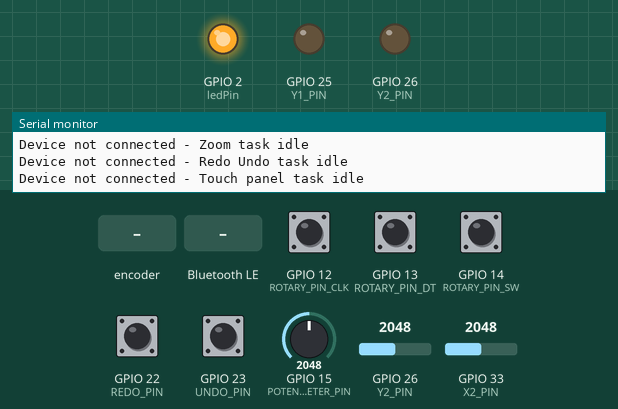
Recording of a program running on a simulated ESP32. Shown: output pins drawn as LEDs (lit = HIGH), the last lines printed to the serial monitor. Dashed ring = blinking. The inputs (shaded band) are chosen by the test bench; at power-on: GPIO 12 (ROTARY_PIN_CLK), GPIO 13 (ROTARY_PIN_DT), GPIO 14 (ROTARY_PIN_SW), GPIO 22 (REDO_PIN), GPIO 23 (UNDO_PIN) HIGH, GPIO 26 (Y2_PIN) = 2048, GPIO 15 (POTENTIOMETER_PIN) = 2048, GPIO 33 (X2_PIN) = 2048. Nothing arrives over Bluetooth unless stated; a phone connects over Bluetooth LE 3 s after start.

Above: at 1.2 s.
1.3 s: GPIO 26 (Y2_PIN) set to 1228
At 3.75 s:
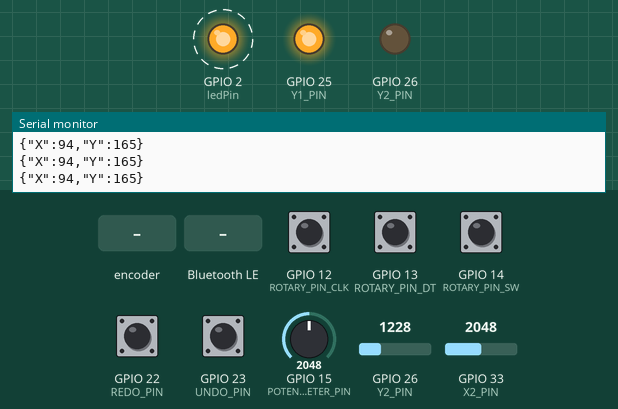
4.3 s: rotary encoder on GPIO 12 (ROTARY_PIN_CLK) / GPIO 13 (ROTARY_PIN_DT) turned 1 step (first pin leading)
7.3 s: GPIO 14 (ROTARY_PIN_SW) pulled LOW for 0.15 s
10.3 s: GPIO 22 (REDO_PIN) pulled LOW for 0.15 s
At 10.37 s:
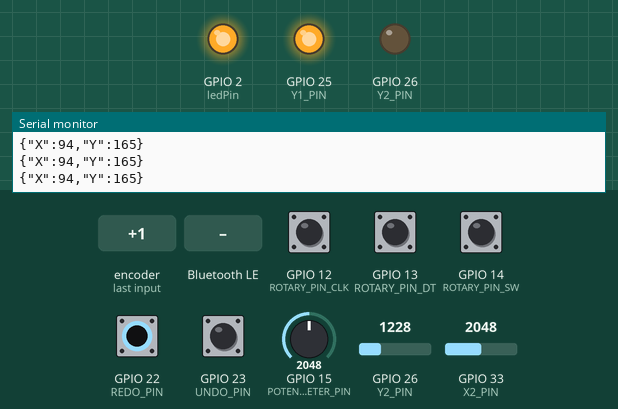
13.3 s: GPIO 23 (UNDO_PIN) pulled LOW for 0.15 s
16.3 s: Bluetooth LE write "0" received
Timing chart, 0 to 20.3 s (numbered marks = the images above; inputs shaded):
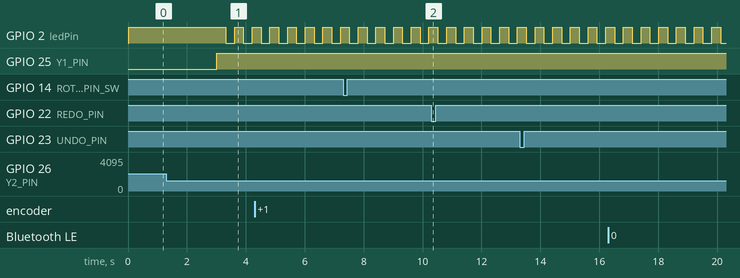

The program:

main.cpp
```cpp
#include <Arduino.h>
#include <BLEDevice.h>
#include <BLEServer.h>
#include <BLEUtils.h>
#include <BLE2902.h>
#include <Button2.h>

// BLE UUIDs
#define COORDINATES_SERVICE_UUID "12345678-1234-1234-1234-1234567890ab"
#define COORDINATES_CHAR_UUID "abcd1234-5678-9abc-def0-1234567890ab"

#define ZOOM_SERVICE_UUID "87654321-4321-4321-4321-9876543210ac"
#define ZOOM_CHAR_UUID "fedcba98-7654-3210-0987-654321fedcbb"

#define MODE_SERVICE_UUID "56781234-1234-1234-1234-1234567890ac"
#define MODE_CHAR_UUID "dcba1234-5678-9abc-def0-1234567890ac"

#define REDO_UNDO_SERVICE_UUID "98765432-4321-4321-4321-1234567890ab"
#define REDO_UNDO_CHAR_UUID "efdcba98-7654-3210-0987-654321fedcbb"

BLECharacteristic *coordinatesCharacteristic;
BLECharacteristic *zoomCharacteristic;
BLECharacteristic *modeCharacteristic;
BLECharacteristic *redoUndoCharacteristic;

bool deviceConnected = false;

// Potentiometer pin
#define POTENTIOMETER_PIN 15

// Filter size for potentiometer data
#define FILTER_SIZE 10

// Rotary Encoder pins
#define ROTARY_PIN_CLK 12
#define ROTARY_PIN_DT 13
#define ROTARY_PIN_SW 14

// REDO UNDO
#define REDO_PIN 22
#define UNDO_PIN 23

// Resistive Touch pins
#define X1_PIN 32 // Positive X
#define X2_PIN 33 // Negative X
#define Y1_PIN 25 // Positive Y
#define Y2_PIN 26 // Negative Y

int xThreshold = 700; // Threshold for X coordinate
int yThreshold = 700; // Threshold for Y coordinate
int filterSize = 3;   // moving average filter

int xReadings[3];
int yReadings[3];
int xIndex = 0;
int yIndex = 0;

// Rotary Encoder variables
volatile int mode = 0;
volatile int lastStateCLK;
volatile int stepCounter = 0;
const int stepThreshold = 1;
const int minMode = 0;
const int maxMode = 7;
int lastMode = -1;
unsigned long lastDebounceTime = 0;

// filter for potentiometer data
int filterPotentiometerData(int newValue)
{
  static int filterBuffer[FILTER_SIZE] = {0};
  static int index = 0;
  static int sum = 0;

  sum -= filterBuffer[index];

  filterBuffer[index] = newValue;
  sum += newValue;

  index = (index + 1) % FILTER_SIZE;

  return sum / FILTER_SIZE;
}

// Read the X coordinate
int readX()
{
  pinMode(Y1_PIN, INPUT_PULLDOWN); // Enable internal pull-down resistor
  pinMode(Y2_PIN, INPUT_PULLDOWN); // Enable internal pull-down resistor
  pinMode(X1_PIN, OUTPUT);
  pinMode(X2_PIN, OUTPUT);

  digitalWrite(X1_PIN, HIGH);
  digitalWrite(X2_PIN, LOW);

  int value = analogRead(Y2_PIN);

  if (value < xThreshold)
  {
    return -1; // No touch
  }

  return value;
}

// Function to read Y coordinate
int readY()
{
  pinMode(X1_PIN, INPUT_PULLDOWN);
  pinMode(X2_PIN, INPUT_PULLDOWN);
  pinMode(Y1_PIN, OUTPUT);
  pinMode(Y2_PIN, OUTPUT);

  digitalWrite(Y1_PIN, HIGH);
  digitalWrite(Y2_PIN, LOW);

  int value = analogRead(X2_PIN);

  if (value < yThreshold)
  {
    return -1; // No touch
  }

  return value;
}

int getAverageX(int newX)
{
  xReadings[xIndex] = newX;
  xIndex = (xIndex + 1) % filterSize;

  int sumX = 0;
  for (int i = 0; i < filterSize; i++)
  {
    sumX += xReadings[i];
  }
  return sumX / filterSize;
}

int getAverageY(int newY)
{
  yReadings[yIndex] = newY;
  yIndex = (yIndex + 1) % filterSize;

  int sumY = 0;
  for (int i = 0; i < filterSize; i++)
  {
    sumY += yReadings[i];
  }
  return sumY / filterSize;
}

void IRAM_ATTR handleRotation()
{
  const unsigned long debounceDelay = 2; // 5ms debounce time
  int currentStateCLK = digitalRead(ROTARY_PIN_CLK);

  if ((millis() - lastDebounceTime) > debounceDelay) // Debounce Check
  {
    if (currentStateCLK != lastStateCLK && currentStateCLK == HIGH)
    {
      int stateDT = digitalRead(ROTARY_PIN_DT);
      if (stateDT != currentStateCLK)
      {
        stepCounter++; // Clockwise
      }
      else
      {
        stepCounter--; // Counterclockwise
      }

      if (stepCounter >= stepThreshold)
      {
        mode++;             // Increment mode
        if (mode > maxMode) // Wrap around to 0 if mode exceeds maxMode (7)
        {
          mode = minMode;
        }
        stepCounter = 0;
      }

      if (stepCounter <= -stepThreshold)
      {
        mode--;             // Decrement mode
        if (mode < minMode) // Wrap around to maxMode if mode is less than minMode (0)
        {
          mode = maxMode;
        }
        stepCounter = 0;
      }

      // Bluetooth Mode Update (Only if changed)
      if (deviceConnected && mode != lastMode)
      {
        String message = String("{\"mode\": ") + String(mode) + "}";
        modeCharacteristic->setValue(message.c_str()); // Assuming modeCharacteristic is defined elsewhere
        modeCharacteristic->notify();
        lastMode = mode;
        Serial.println(message);
      }
    }
    lastDebounceTime = millis(); // Update debounce time
  }

  lastStateCLK = currentStateCLK;
}

class MyServerCallbacks : public BLEServerCallbacks
{
  void onConnect(BLEServer *pServer)
  {
    deviceConnected = true;
    Serial.println("Device connected");
    pServer->startAdvertising();
  }

  void onDisconnect(BLEServer *pServer)
  {
    deviceConnected = false;
    Serial.println("Device disconnected");
    pServer->startAdvertising();
  }
};

class ModeCharacteristicCallbacks : public BLECharacteristicCallbacks
{
  void onWrite(BLECharacteristic *pCharacteristic)
  {
    std::string value = pCharacteristic->getValue();
    mode = atoi(value.c_str());
    lastMode = mode;
    String message = String("{\"mode\": ") + String(mode) + "}";
    modeCharacteristic->setValue(message.c_str());
    modeCharacteristic->notify();
    if (value.length() > 0)
    {
      Serial.print("Mode Characteristic written: ");
      for (int i = 0; i < value.length(); i++)
      {
        Serial.print(value[i]);
      }
      Serial.println();
    }
  }
};

void zoomTask(void *parameter)
{
  int previousZoomValue = 0;

  while (true)
  {
    if (deviceConnected)
    {
      int potValue = analogRead(POTENTIOMETER_PIN);
      // Serial.print("> Potentiometer value:");
      // Serial.println(potValue);
      int filteredPotValue = filterPotentiometerData(potValue);
      int zoomValue = map(filteredPotValue, 0, 4095, 50, 200);
      if (abs(zoomValue - previousZoomValue) > 2)
      {
        String message = String("{\"zoom\": ") + String(zoomValue) + "}";

        zoomCharacteristic->setValue(message.c_str());
        zoomCharacteristic->notify();

        previousZoomValue = zoomValue;

        Serial.println(message);
      }
    }
    else
    {
      Serial.println("Device not connected - Zoom task idle");
    }

    vTaskDelay(10 / portTICK_PERIOD_MS);
  }
}

void modeTask(void *parameter)
{
  while (true)
  {
    if (deviceConnected)
    {
      if (mode != lastMode)
      {
        String message = String("{\"mode\": ") + String(mode) + "}";
        modeCharacteristic->setValue(message.c_str());
        modeCharacteristic->notify();
        lastMode = mode;
        Serial.println(message);
      }
    }
    else
    {
      Serial.println("Device not connected - Mode task idle");
    }

    vTaskDelay(10 / portTICK_PERIOD_MS);
  }
}

void touchPanelTask(void *parameter)
{
  bool wait = false;
  int waitDelay = 200;
  while (true)
  {
    if (deviceConnected)
    {
      int rawX = readX();
      int rawY = readY();

      if (rawX == -1 && rawY == -1)
      {
        wait = true;
      }else {
        wait = false;
      }

      // Serial.print("X: ");
      // Serial.print(rawX);
      // Serial.print(" Y: ");
      // Serial.println(rawY);
      if (rawX != -1 && rawY != -1)
      {
        if(wait){
          vTaskDelay(waitDelay / portTICK_PERIOD_MS);
          continue;
        }
        // moving average filter
        int smoothedX = getAverageX(rawX);
        int smoothedY = getAverageY(rawY);

        // int smoothedX = rawX;
        // int smoothedY = rawY;

        // Map the values to pixel coordinates
        int pixelX = map(smoothedX, xThreshold, 3900, 0, 570); //380
        int pixelY = map(smoothedY, yThreshold, 3300, 0, 320); //220

        // Create the JSON message for X, Y, and Pixel values
        String message = String("{\"X\":") + pixelX + String(",\"Y\":") + pixelY + String("}");

        coordinatesCharacteristic->setValue(message.c_str());
        coordinatesCharacteristic->notify();

        Serial.println(message);
      }
      else
      {
        // // If not touched, print "Not touched"
        // String message = String("{\"X\":-1,\"Y\":-1}");
        // coordinatesCharacteristic->setValue(message.c_str());
        // coordinatesCharacteristic->notify();
      }
    }
    else
    {
      Serial.println("Device not connected - Touch panel task idle");
    }

    // Delay to prevent task from running too fast
    vTaskDelay(10 / portTICK_PERIOD_MS);
  }
}

void redoUndoTask(void *parameter)
{
  const unsigned long debounceDelay = 250;
  unsigned long lastRedoPressTime = 0;
  unsigned long lastUndoPressTime = 0;

  pinMode(REDO_PIN, INPUT_PULLUP);
  pinMode(UNDO_PIN, INPUT_PULLUP);

  while (true)
  {
    if (deviceConnected)
    {
      int redoButton = digitalRead(REDO_PIN);
      int undoButton = digitalRead(UNDO_PIN);

      unsigned long currentTime = millis();

      // Check if the redo button is pressed and debounce time has passed
      if (redoButton == LOW && (currentTime - lastRedoPressTime > debounceDelay))
      {
        lastRedoPressTime = currentTime;
        String message = String("{\"action\": 1}");
        redoUndoCharacteristic->setValue(message.c_str());
        redoUndoCharacteristic->notify();
        Serial.println("Redo button pressed");
      }

      // Check if the undo button is pressed and debounce time has passed
      if (undoButton == LOW && (currentTime - lastUndoPressTime > debounceDelay))
      {
        lastUndoPressTime = currentTime;
        String message = String("{\"action\": 0}");
        redoUndoCharacteristic->setValue(message.c_str());
        redoUndoCharacteristic->notify();
        Serial.println("Undo button pressed");
      }
    }
    else
    {
      Serial.println("Device not connected - Redo Undo task idle");
    }

    vTaskDelay(50 / portTICK_PERIOD_MS);
  }
}

void handleButtonTask(void *parameter)
{
  static unsigned long pressStartTime = 0;
  static unsigned long releaseTime = 0;
  static int clickCount = 0;
  unsigned long currentTime;

  pinMode(ROTARY_PIN_SW, INPUT_PULLUP); // Configure button pin as input with internal pull-up

  while (true)
  {
    if (deviceConnected) // Check if the device is connected
    {
      currentTime = millis();

      if (digitalRead(ROTARY_PIN_SW) == LOW)
      { // Button pressed
        if (pressStartTime == 0)
        {
          pressStartTime = currentTime;
        }

        // Long Press Detection
        if ((currentTime - pressStartTime) > 1000)
        {
          Serial.println("Long Press Detected");
          clickCount = 0; // Reset click count
          pressStartTime = 0;
        }
      }
      else
      { // Button released
        if (pressStartTime > 0)
        {
          releaseTime = currentTime;
          clickCount++;
          pressStartTime = 0;
        }
      }

      // Detect Single and Double Click
      if (clickCount > 0 && (currentTime - releaseTime > 300))
      {
        if (clickCount == 1)
        {
          Serial.println("Single Click Detected");
          String message = String("{\"action\": 2}");
          redoUndoCharacteristic->setValue(message.c_str());
          redoUndoCharacteristic->notify();
        }
        else if (clickCount == 2)
        {
          Serial.println("Double Click Detected");
        }
        clickCount = 0; // Reset click counter
      }
    }

    vTaskDelay(10 / portTICK_PERIOD_MS); // Small delay to reduce CPU usage
  }
}

void blinkTask(void *parameter)
{
  int ledPin = 2;
  pinMode(ledPin, OUTPUT);
  while (true)
  {
    if (deviceConnected)
    {
      digitalWrite(ledPin, HIGH);
      vTaskDelay(300 / portTICK_PERIOD_MS);
      digitalWrite(ledPin, LOW);
      vTaskDelay(300 / portTICK_PERIOD_MS);
    }
    else
    {
      digitalWrite(ledPin, HIGH);
      vTaskDelay(1000 / portTICK_PERIOD_MS);
    }
  }
}

void setup()
{
  pinMode(POTENTIOMETER_PIN, INPUT);

  pinMode(ROTARY_PIN_CLK, INPUT);
  pinMode(ROTARY_PIN_DT, INPUT);

  Serial.begin(115200);

  lastStateCLK = digitalRead(ROTARY_PIN_CLK);
  attachInterrupt(digitalPinToInterrupt(ROTARY_PIN_CLK), handleRotation, CHANGE);

  // Initialize BLE
  BLEDevice::init("TrackWrite");

  // Create BLE Server
  BLEServer *pServer = BLEDevice::createServer();
  pServer->setCallbacks(new MyServerCallbacks());

  // Coordinate Service
  BLEService *coordinateService = pServer->createService(COORDINATES_SERVICE_UUID);
  coordinatesCharacteristic = coordinateService->createCharacteristic(
      COORDINATES_CHAR_UUID,
      BLECharacteristic::PROPERTY_NOTIFY);
  coordinatesCharacteristic->addDescriptor(new BLE2902());
  coordinateService->start();
  Serial.println("Coordinate Service started");

  // Zoom Service
  BLEService *zoomService = pServer->createService(ZOOM_SERVICE_UUID);
  zoomCharacteristic = zoomService->createCharacteristic(
      ZOOM_CHAR_UUID,
      BLECharacteristic::PROPERTY_NOTIFY);
  zoomCharacteristic->addDescriptor(new BLE2902());
  zoomService->start();
  Serial.println("Zoom Service started");

  // Mode Service
  BLEService *modeService = pServer->createService(MODE_SERVICE_UUID);
  modeCharacteristic = modeService->createCharacteristic(
      MODE_CHAR_UUID,
      BLECharacteristic::PROPERTY_NOTIFY | BLECharacteristic::PROPERTY_WRITE);
  modeCharacteristic->addDescriptor(new BLE2902());
  modeService->start();
  Serial.println("Mode Service started");

  // Redo Undo Service
  BLEService *redoUndoService = pServer->createService(REDO_UNDO_SERVICE_UUID);
  redoUndoCharacteristic = redoUndoService->createCharacteristic(
      REDO_UNDO_CHAR_UUID,
      BLECharacteristic::PROPERTY_NOTIFY);
  redoUndoCharacteristic->addDescriptor(new BLE2902());
  modeCharacteristic->setCallbacks(new ModeCharacteristicCallbacks());
  redoUndoService->start();
  Serial.println("Redo Undo Service started");

  // Start advertising
  BLEAdvertising *pAdvertising = BLEDevice::getAdvertising();
  pAdvertising->addServiceUUID(COORDINATES_SERVICE_UUID);
  pAdvertising->addServiceUUID(ZOOM_SERVICE_UUID);
  pAdvertising->addServiceUUID(MODE_SERVICE_UUID);
  pAdvertising->addServiceUUID(REDO_UNDO_SERVICE_UUID);
  BLEDevice::startAdvertising();

  Serial.println("Waiting for client to connect...");

  // // Create tasks
  // xTaskCreate(zoomTask, "zoomTask", 15000, NULL, 1, NULL);
  // xTaskCreate(modeTask, "modeTask", 15000, NULL, 1, NULL);
  // xTaskCreate(touchPanelTask, "touchPanelTask", 15000, NULL, 1, NULL);
  // xTaskCreate(blinkTask, "blinkTask", 15000, NULL, 1, NULL);

  xTaskCreatePinnedToCore(zoomTask, "zoomTask", 15000, NULL, 1, NULL, 0); // Pin to core 0
  // xTaskCreatePinnedToCore(modeTask, "modeTask", 15000, NULL, 1, NULL, 0);             // Pin to core 0
  xTaskCreatePinnedToCore(handleButtonTask, "handleButtonTask", 15000, NULL, 1, NULL, 0); // Pin to core 0
  xTaskCreatePinnedToCore(redoUndoTask, "redoUndoTask", 15000, NULL, 2, NULL, 0);         // Pin to core 0
  xTaskCreatePinnedToCore(touchPanelTask, "touchPanelTask", 15000, NULL, 1, NULL, 1);     // Pin to core 1, higher priority

  xTaskCreatePinnedToCore(blinkTask, "blinkTask", 15000, NULL, 2, NULL, 1); // Pin to core 0
}

void loop()
{
}
```

Measured:
- by itself, GPIO 2 (ledPin): alternates HIGH for 0.30 s and LOW for 0.30 s
